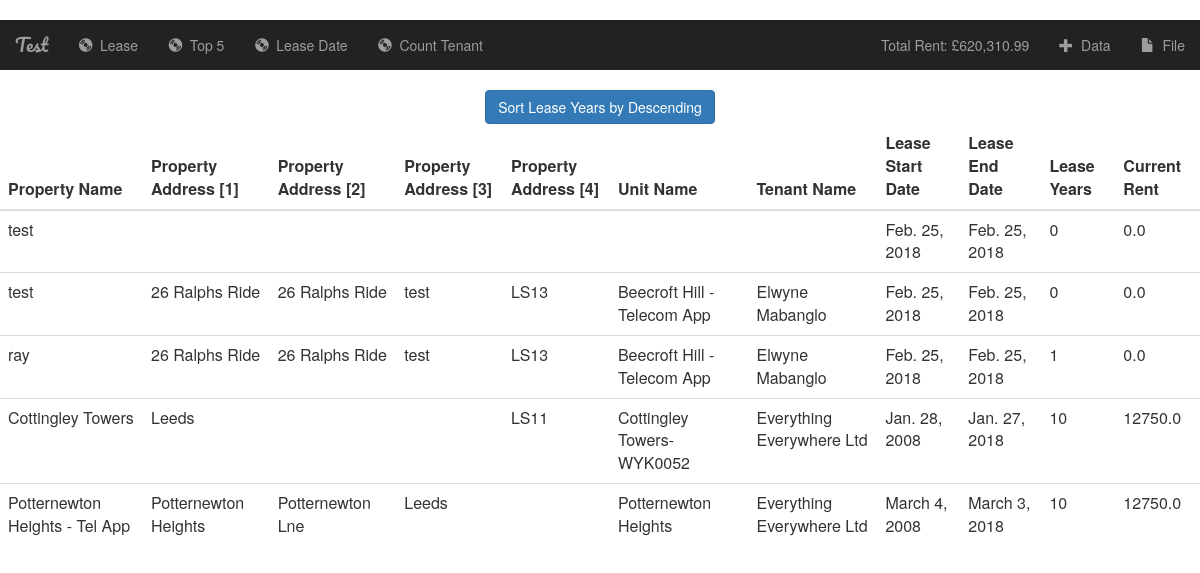
Page /asc on the earlier database version.
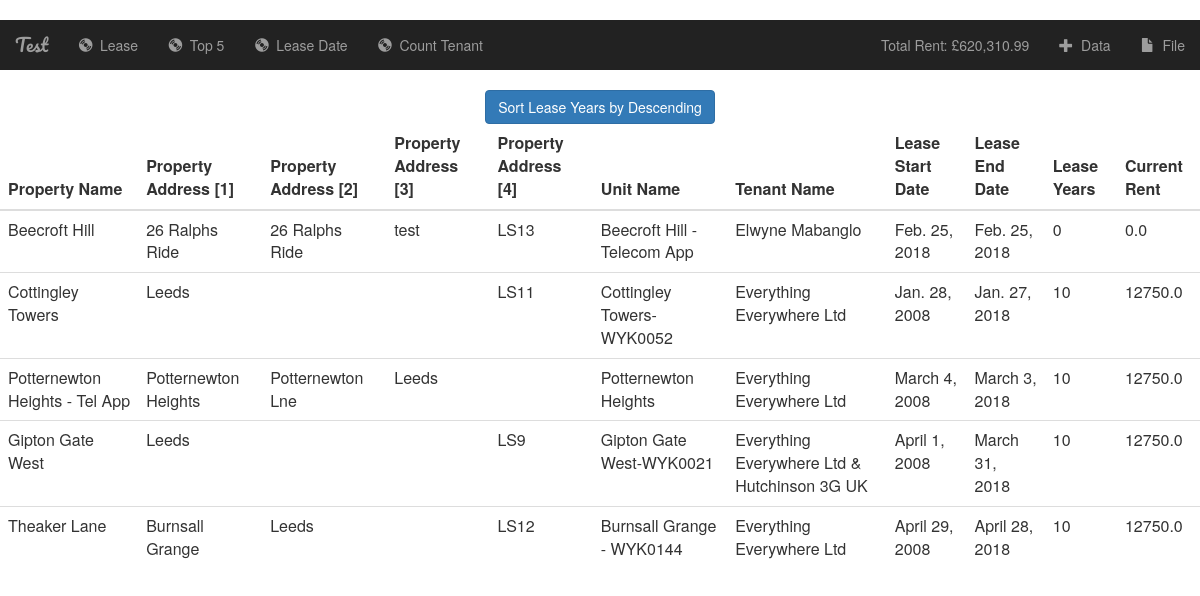
Same page on the later database version.
### gov/models.py (models this page shows, shortened)
class Data(models.Model):
    property_name = models.CharField(default="",max_length=1000, blank=False)
    property_address1 = models.CharField(default="",max_length=1000, blank=True)
    property_address2 = models.CharField(default="",max_length=1000, blank=True)
    property_address3 = models.CharField(default="",max_length=1000, blank=True)
    property_address4 = models.CharField(default="",max_length=1000, blank=True)
    unit_name = models.CharField(default="",max_length=1000,blank=False)
    tenant_name = models.CharField(default="",max_length=1000,blank=False)
    lease_start_date = models.DateField(default=datetime.date.today,blank=True)
    lease_end_date = models.DateField(default=datetime.date.today,blank=True)
    lease_years = models.IntegerField(default=0,blank=True)
    current_rent = models.FloatField(default=0.0,blank=True)

### gov/views.py (the view)
# urls.py: path('asc', views.AscView.as_view(), name='asc'), # ascending lease limit by 5
class AscView(generic.ListView):
    template_name = 'gov/top.html'
    context_object_name = 'all_data'
    def get_queryset(self):
        return [Data.objects.order_by("lease_years")[:5], # query lease ascending limited 5
                Data.objects.aggregate(Sum('current_rent'))] # query sum rent

### gov/templates/gov/top.html
{% extends 'gov/base.html' %}
{% block body %}
<center>
    <button type="button" class="btn btn-primary" onclick="location.href = '{% if request.path == '/asc' %}{% url 'gov:desc' %}{% else %}{% url 'gov:asc' %}{% endif %}';">
        Sort Lease Years by
        {% if request.path == '/asc' %}
            Descending
        {% else %}
            Ascending
        {% endif %}
    </button>
</center>
<table class="table table-hover">
    <thead>
        <tr>
            <th>Property Name</th>
            <th>Property Address [1]</th>
            <th>Property Address [2]</th>
            <th>Property Address [3]</th>
            <th>Property Address [4]</th>
            <th>Unit Name</th>
            <th>Tenant Name</th>
            <th>Lease Start Date</th>
            <th>Lease End Date</th>
            <th>Lease Years</th>
            <th>Current Rent</th>
        </tr>
    </thead>
    <tbody>
        {% for data in all_data.0 %}
        <tr>
            <td>{{ data.property_name }}</td>
            <td>{{ data.property_address1 }}</td>
            <td>{{ data.property_address2 }}</td>
            <td>{{ data.property_address3 }}</td>
            <td>{{ data.property_address4 }}</td>
            <td>{{ data.unit_name }}</td>
            <td>{{ data.tenant_name }}</td>
            <td>{{ data.lease_start_date }}</td>
            <td>{{ data.lease_end_date }}</td>
            <td>{{ data.lease_years }}</td>
            <td>{{ data.current_rent }}</td>
        </tr>
        {% endfor %}
    </tbody>
</table>
{% endblock %}

Differences in the rows shown:
removed Data: property_name "test", lease_start_date "Feb. 25, 2018", lease_end_date "Feb. 25, 2018", lease_years "0", current_rent "0.0"
removed Data: property_name "test", property_address1 "26 Ralphs Ride", property_address2 "26 Ralphs Ride", property_address3 "test", property_address4 "LS13", unit_name "Beecroft Hill - Telecom App", tenant_name "Elwyne Mabanglo", lease_start_date "Feb. 25, 2018", lease_end_date "Feb. 25, 2018", lease_years "0", current_rent "0.0"
removed Data: property_name "ray", property_address1 "26 Ralphs Ride", property_address2 "26 Ralphs Ride", property_address3 "test", property_address4 "LS13", unit_name "Beecroft Hill - Telecom App", tenant_name "Elwyne Mabanglo", lease_start_date "Feb. 25, 2018", lease_end_date "Feb. 25, 2018", lease_years "1", current_rent "0.0"
added Data: property_name "Beecroft Hill", property_address1 "26 Ralphs Ride", property_address2 "26 Ralphs Ride", property_address3 "test", property_address4 "LS13", unit_name "Beecroft Hill - Telecom App", tenant_name "Elwyne Mabanglo", lease_start_date "Feb. 25, 2018", lease_end_date "Feb. 25, 2018", lease_years "0", current_rent "0.0"
added Data: property_name "Gipton Gate West", property_address1 "Leeds", property_address4 "LS9", unit_name "Gipton Gate West-WYK0021", tenant_name "Everything Everywhere Ltd & Hutchinson 3G UK", lease_start_date "April 1, 2008", lease_end_date "March 31, 2018", lease_years "10", current_rent "12750.0"
added Data: property_name "Theaker Lane", property_address1 "Burnsall Grange", property_address2 "Leeds", property_address4 "LS12", unit_name "Burnsall Grange - WYK0144", tenant_name "Everything Everywhere Ltd", lease_start_date "April 29, 2008", lease_end_date "April 28, 2018", lease_years "10", current_rent "12750.0"
